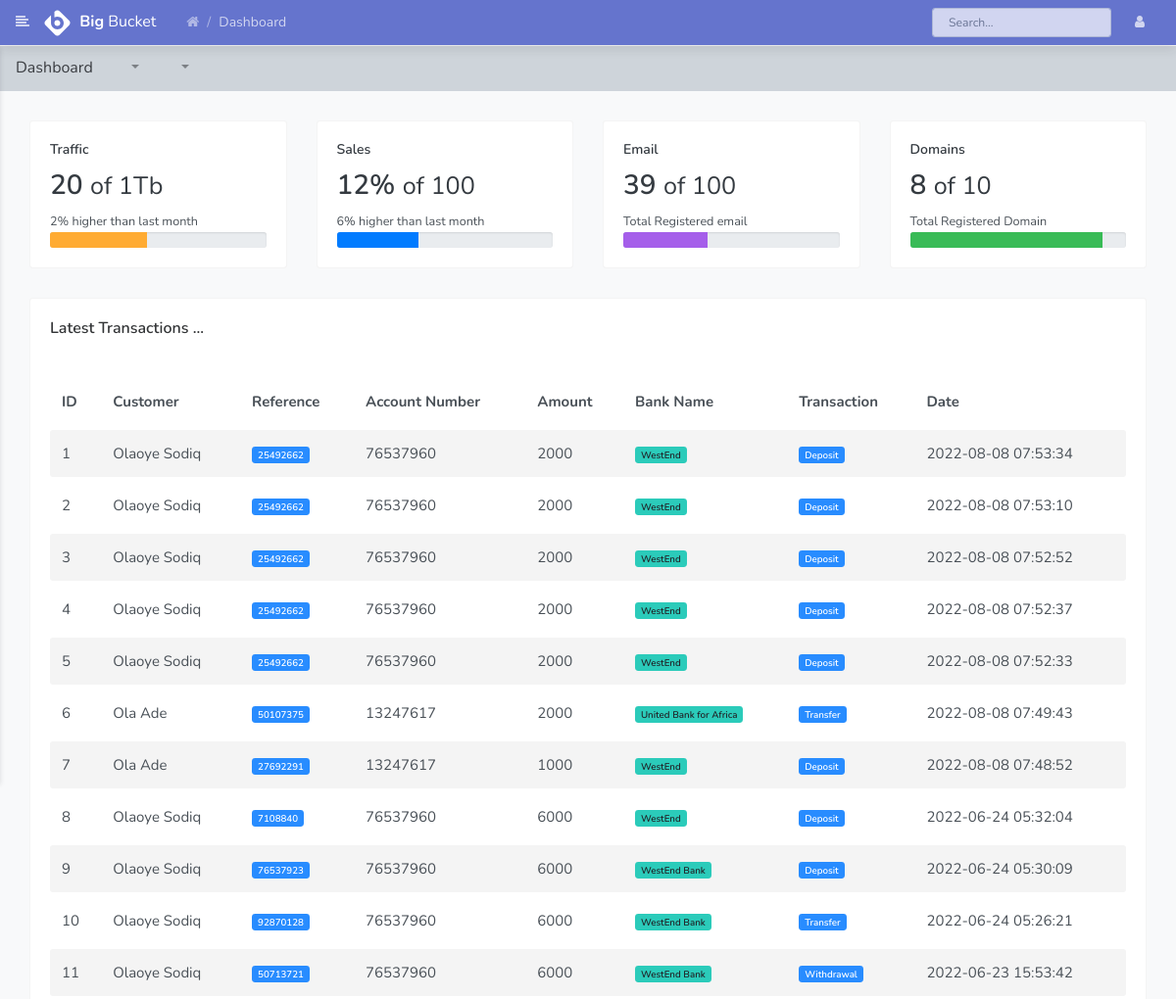
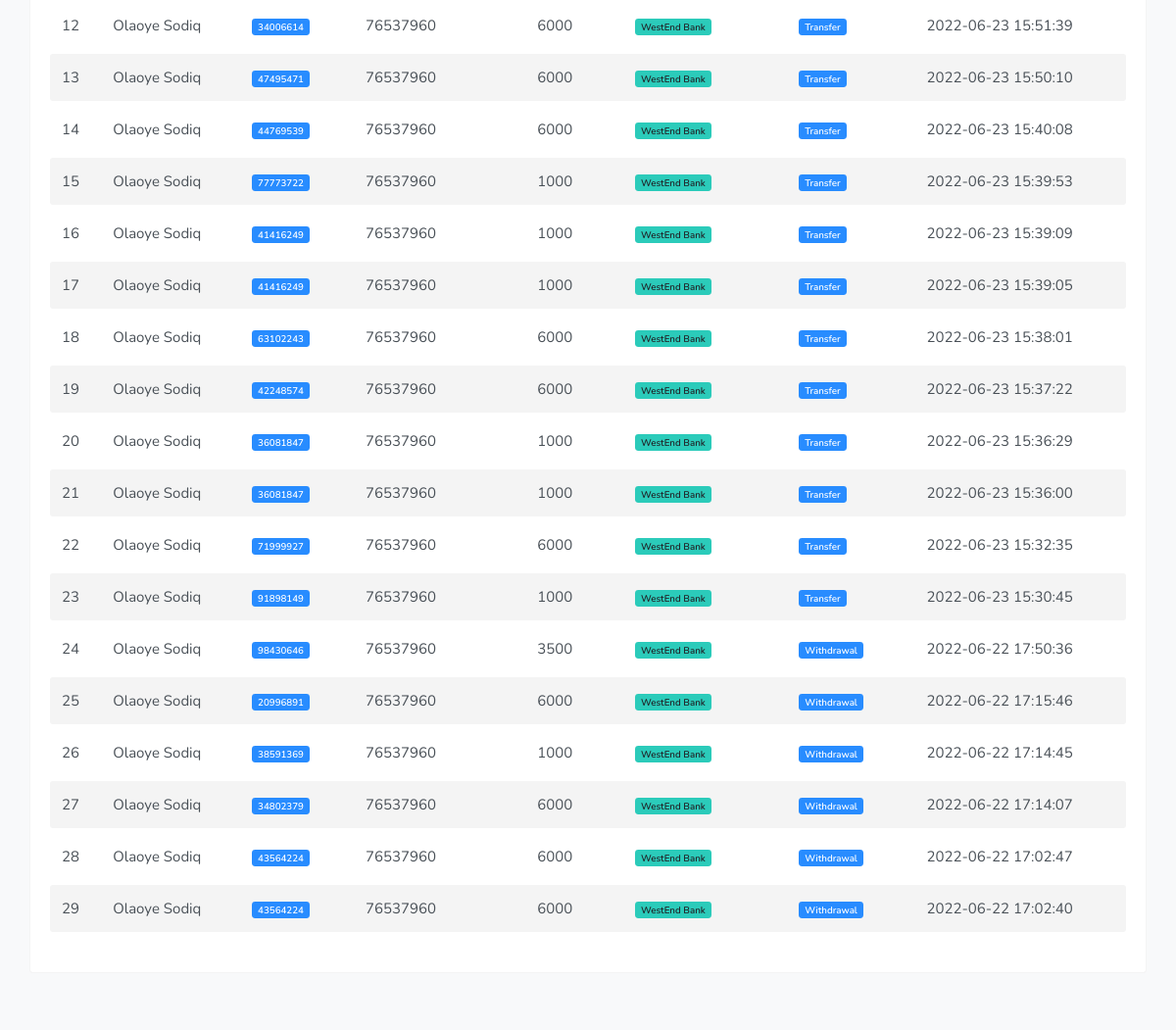
The app's page /user_dashboard (signed in) with its own data (2 pictures, top to bottom).
### tables this page shows
CREATE TABLE `transaction` (
  `id` int(11) NOT NULL,
  `user_id` varchar(255) DEFAULT NULL,
  `reference` varchar(255) DEFAULT NULL,
  `account_number` varchar(255) DEFAULT NULL,
  `amount` varchar(255) DEFAULT NULL,
  `bank_name` varchar(255) DEFAULT NULL,
  `trans_type` int(11) DEFAULT NULL,
  `created` timestamp NOT NULL DEFAULT current_timestamp()
);

CREATE TABLE `users` (
  `id` int(11) NOT NULL,
  `firstname` varchar(55) DEFAULT NULL,
  `lastname` varchar(55) DEFAULT NULL,
  `username` varchar(255) DEFAULT NULL,
  `email` varchar(255) DEFAULT NULL,
  `phone` varchar(30) DEFAULT NULL,
  `password` varchar(100) DEFAULT NULL,
  `role` int(2) DEFAULT NULL,
  `unique_id` int(11) DEFAULT NULL,
  `gender` varchar(55) DEFAULT NULL,
  `mstatus` varchar(55) DEFAULT NULL,
  `address` varchar(255) DEFAULT NULL,
  `status` tinyint(1) DEFAULT NULL COMMENT '0=inactive, 1=active',
  `created` timestamp NOT NULL DEFAULT current_timestamp()
);

### auth/conn.php (called while the page is built, shortened)
<?php
function dbConnect(){
    try{
        $username='root';
        $pass='';
        $con= new pdo("mysql:host=localhost; dbname=giditalcashsys", $username, $pass);
        $con->setAttribute(PDO::ATTR_ERRMODE, PDO::ERRMODE_EXCEPTION);
        return $con;
    } catch (PDOException $e) {
        echo 'ERROR', $e->getMessage();
    }
}
?>

### user_dashboard.php (the view, shortened to what this page needs)
<?php include 'head.php'; ?>
    <div class="page">
        <nav class="navbar navbar-expand-lg navbar-light bg-light">
            <a class="navbar-brand" href="javascript:void(0);">Dashboard</a>
            <div class="collapse navbar-collapse" id="navbarSupportedContent">
                <ul class="navbar-nav mr-auto">
                    <li class="nav-item dropdown">
                        <a class="nav-link dropdown-toggle" href="javascript:void(0);" role="button" data-toggle="dropdown" aria-haspopup="true" aria-expanded="false">&nbsp;</a>
                    </li>
                    <li class="nav-item dropdown">
                    </li>
                    <li class="nav-item dropdown">
                        <a class="nav-link dropdown-toggle" href="javascript:void(0);" role="button" data-toggle="dropdown" aria-haspopup="true" aria-expanded="false">&nbsp;</a>
                    </li>
                </ul>
            </div>
        </nav>
        <div class="container-fluid">
            <div class="row clearfix">
                <div class="col-lg-3 col-md-6 col-sm-12">
                    <div class="card widget_2 big_icon traffic">
                        <div class="body">
                            <h6>Traffic</h6>
                            <h2>20 <small class="info">of 1Tb</small></h2>
                            <small>2% higher than last month</small>
                            <div class="progress mb-0">
                                <div class="progress-bar bg-orange" role="progressbar" aria-valuenow="45" aria-valuemin="0" aria-valuemax="100" style="width: 45%;"></div>
                            </div>
                        </div>
                    </div>
                </div>
                <div class="col-lg-3 col-md-6 col-sm-12">
                    <div class="card widget_2 big_icon sales">
                        <div class="body">
                            <h6>Sales</h6>
                            <h2>12% <small class="info">of 100</small></h2>
                            <small>6% higher than last month</small>
                            <div class="progress mb-0">
                                <div class="progress-bar bg-blue" role="progressbar" aria-valuenow="38" aria-valuemin="0" aria-valuemax="100" style="width: 38%;"></div>
                            </div>
                        </div>
                    </div>
                </div>
                <div class="col-lg-3 col-md-6 col-sm-12">
                    <div class="card widget_2 big_icon email">
                        <div class="body">
                            <h6>Email</h6>
                            <h2>39 <small class="info">of 100</small></h2>
                            <small>Total Registered email</small>
                            <div class="progress mb-0">
                                <div class="progress-bar bg-purple" role="progressbar" aria-valuenow="39" aria-valuemin="0" aria-valuemax="100" style="width: 39%;"></div>
                            </div>
                        </div>
                    </div>
                </div>
                <div class="col-lg-3 col-md-6 col-sm-12">
                    <div class="card widget_2 big_icon domains">
                        <div class="body">
                            <h6>Domains</h6>
                            <h2>8 <small class="info">of 10</small></h2>
                            <small>Total Registered Domain</small>
                            <div class="progress mb-0">
                                <div class="progress-bar bg-green" role="progressbar" aria-valuenow="89" aria-valuemin="0" aria-valuemax="100" style="width: 89%;"></div>
                            </div>
                        </div>
                    </div>
                </div>
            </div>
            <div class="row clearfix">
                <div class="col-sm-12">
                    <div class="card">
                        <div class="header">
                            <h2>Latest Transactions ...</h2>
                        </div>
                        <div class="body">
                            <div class="table-responsive">
                                <table class="table table-hover c_table table-bordered table-striped table-hover js-basic-example dataTable">
                                    <thead>
                                        <tr>
                                            <tr>
                                                <th>ID</th>
                                                <th>Customer</th>
                                                <th>Reference</th>
                                                <th>Account Number</th>
                                                <th>Amount</th>
                                                <th>Bank Name</th>
                                                <th>Transaction</th>
                                                <th>Date</th>
                                            </tr>
                                        </tr>
                                    </thead>
                                    <tbody>
                                            <?php
                                            if($urole ==1 || $urole==2){
                                            $sql = dbConnect()->prepare("SELECT u.firstname, u.lastname, u.unique_id, t.user_id, t.reference, t.account_number, t.amount, t.bank_name, t.trans_type, t.created FROM transaction as t INNER JOIN users as u on u.unique_id=t.account_number ORDER BY t.id DESC");
                                                $sql->execute();
                                                $i =0;
                                                if($sql->rowcount() < 1){
                                                    echo "No record found ...";
                                                }else{
                                                while ($row = $sql->fetch()){
                                                    $i +=1;?>
                                            <tr>
                                                <td><?php echo $i; ?></td>
                                                <td><?php echo $row['firstname'].' '. $row['lastname']; ?> </td>
                                                <td><span class="badge badge-primary"><?php echo $row['reference']; ?> </span></td>
                                                <td><?php echo $row['account_number']; ?></td>
                                                <td><?php echo $row['amount']; ?></td>
                                                <td><span class="badge badge-info"><?php echo $row['bank_name']; ?> </span></td>
                                                <td><span class="badge badge-primary">
                                                    <?php
                                                    $type = '';
                                                    if($row['trans_type'] == 1){$type='Withdrawal';
                                                    }elseif($row['trans_type'] == 2){$type='Deposit';
                                                    }else{$type='Transfer';}
                                                    echo $type;
                                                    ?> </span> </td>
                                                <td><?php echo $row['created']; ?></td>
                                            </tr>
                                            <?php
                                                    }
                                                }
                                                }
                                            ?>
                                        </tbody>
                                </table>
                            </div>
                        </div>
                    </div>
                </div>
            </div>
        </div>
    </div>
</div>
</body>
</html>

### head.php (shortened to what this page needs)
<?php
if(!isset($_SESSION['email']) && !isset($_SESSION['password'])){
    echo "<script> alert('Oop!, you need to login');window.location='index'; </script>";
}else{
    include 'auth/conn.php';
    $urole = $_SESSION['role'];
    }
?>
<!DOCTYPE html>
<html lang="en">
<head>
<link rel="stylesheet" href="assets/vendor/themify-icons/themify-icons.css">
<link rel="stylesheet" href="assets/vendor/fontawesome/css/font-awesome.min.css">
<link rel="stylesheet" href="assets/vendor/charts-c3/plugin.css"/>
<link rel="stylesheet" href="assets/vendor/jvectormap/jquery-jvectormap-2.0.3.css"/>
<link rel="stylesheet" href="assets/css/main.css" type="text/css">
</head>
<body class="theme-indigo">
<nav class="navbar custom-navbar navbar-expand-lg py-2">
    <div class="container-fluid px-0">
        <a href="javascript:void(0);" class="menu_toggle"><i class="fa fa-align-left"></i></a>
        <a href="index.html" class="navbar-brand"><img src="assets/images/brand/icon.svg" alt="BigBucket" /> <strong>Big</strong> Bucket</a>
        <div id="navbar_main">
            <ul class="navbar-nav mr-auto hidden-xs">
                <li class="nav-item page-header">
                <ul class="breadcrumb">
                    <li class="breadcrumb-item"><a href="#"><i class="fa fa-home"></i></a></li>
                    <li class="breadcrumb-item active">Dashboard</li>
                </ul>
                </li>
            </ul>
            <ul class="navbar-nav ml-auto">
                <li class="nav-item hidden-xs">
                    <form class="form-inline main_search">
                        <input class="form-control form-control-sm mr-sm-2" type="search" placeholder="Search..." aria-label="Search">
                    </form>
                </li>
                <li class="nav-item dropdown">
                    <a class="nav-link nav-link-icon" href="javascript:void(0);" id="navbar_1_dropdown_3" role="button" data-toggle="dropdown" aria-haspopup="true" aria-expanded="false"><i class="fa fa-user"></i></a>
                </li>
            </ul>
        </div>
    </div>
</nav>
<div class="main_content" id="main-content">

### records on screen
transaction: users.firstname "Olaoye", users.lastname "Sodiq", reference "25492662", account_number "76537960", amount "2000", bank_name "WestEnd", trans_type "Deposit", created "2022-08-08 07:53:34"
transaction: users.firstname "Olaoye", users.lastname "Sodiq", reference "25492662", account_number "76537960", amount "2000", bank_name "WestEnd", trans_type "Deposit", created "2022-08-08 07:53:10"
transaction: users.firstname "Olaoye", users.lastname "Sodiq", reference "25492662", account_number "76537960", amount "2000", bank_name "WestEnd", trans_type "Deposit", created "2022-08-08 07:52:52"
transaction: users.firstname "Olaoye", users.lastname "Sodiq", reference "25492662", account_number "76537960", amount "2000", bank_name "WestEnd", trans_type "Deposit", created "2022-08-08 07:52:37"
transaction: users.firstname "Olaoye", users.lastname "Sodiq", reference "25492662", account_number "76537960", amount "2000", bank_name "WestEnd", trans_type "Deposit", created "2022-08-08 07:52:33"
transaction: users.firstname "Ola", users.lastname "Ade", reference "50107375", account_number "13247617", amount "2000", bank_name "United Bank for Africa", trans_type "Transfer", created "2022-08-08 07:49:43"
transaction: users.firstname "Ola", users.lastname "Ade", reference "27692291", account_number "13247617", amount "1000", bank_name "WestEnd", trans_type "Deposit", created "2022-08-08 07:48:52"
transaction: users.firstname "Olaoye", users.lastname "Sodiq", reference "7108840", account_number "76537960", amount "6000", bank_name "WestEnd", trans_type "Deposit", created "2022-06-24 05:32:04"
transaction: users.firstname "Olaoye", users.lastname "Sodiq", reference "76537923", account_number "76537960", amount "6000", bank_name "WestEnd Bank", trans_type "Deposit", created "2022-06-24 05:30:09"
transaction: users.firstname "Olaoye", users.lastname "Sodiq", reference "92870128", account_number "76537960", amount "6000", bank_name "WestEnd Bank", trans_type "Transfer", created "2022-06-24 05:26:21"
transaction: users.firstname "Olaoye", users.lastname "Sodiq", reference "50713721", account_number "76537960", amount "6000", bank_name "WestEnd Bank", trans_type "Withdrawal", created "2022-06-23 15:53:42"
transaction: users.firstname "Olaoye", users.lastname "Sodiq", reference "34006614", account_number "76537960", amount "6000", bank_name "WestEnd Bank", trans_type "Transfer", created "2022-06-23 15:51:39"
transaction: users.firstname "Olaoye", users.lastname "Sodiq", reference "47495471", account_number "76537960", amount "6000", bank_name "WestEnd Bank", trans_type "Transfer", created "2022-06-23 15:50:10"
transaction: users.firstname "Olaoye", users.lastname "Sodiq", reference "44769539", account_number "76537960", amount "6000", bank_name "WestEnd Bank", trans_type "Transfer", created "2022-06-23 15:40:08"
transaction: users.firstname "Olaoye", users.lastname "Sodiq", reference "77773722", account_number "76537960", amount "1000", bank_name "WestEnd Bank", trans_type "Transfer", created "2022-06-23 15:39:53"
transaction: users.firstname "Olaoye", users.lastname "Sodiq", reference "41416249", account_number "76537960", amount "1000", bank_name "WestEnd Bank", trans_type "Transfer", created "2022-06-23 15:39:09"
transaction: users.firstname "Olaoye", users.lastname "Sodiq", reference "41416249", account_number "76537960", amount "1000", bank_name "WestEnd Bank", trans_type "Transfer", created "2022-06-23 15:39:05"
transaction: users.firstname "Olaoye", users.lastname "Sodiq", reference "63102243", account_number "76537960", amount "6000", bank_name "WestEnd Bank", trans_type "Transfer", created "2022-06-23 15:38:01"
transaction: users.firstname "Olaoye", users.lastname "Sodiq", reference "42248574", account_number "76537960", amount "6000", bank_name "WestEnd Bank", trans_type "Transfer", created "2022-06-23 15:37:22"
transaction: users.firstname "Olaoye", users.lastname "Sodiq", reference "36081847", account_number "76537960", amount "1000", bank_name "WestEnd Bank", trans_type "Transfer", created "2022-06-23 15:36:29"
transaction: users.firstname "Olaoye", users.lastname "Sodiq", reference "36081847", account_number "76537960", amount "1000", bank_name "WestEnd Bank", trans_type "Transfer", created "2022-06-23 15:36:00"
transaction: users.firstname "Olaoye", users.lastname "Sodiq", reference "71999927", account_number "76537960", amount "6000", bank_name "WestEnd Bank", trans_type "Transfer", created "2022-06-23 15:32:35"
transaction: users.firstname "Olaoye", users.lastname "Sodiq", reference "91898149", account_number "76537960", amount "1000", bank_name "WestEnd Bank", trans_type "Transfer", created "2022-06-23 15:30:45"
transaction: users.firstname "Olaoye", users.lastname "Sodiq", reference "98430646", account_number "76537960", amount "3500", bank_name "WestEnd Bank", trans_type "Withdrawal", created "2022-06-22 17:50:36"
transaction: users.firstname "Olaoye", users.lastname "Sodiq", reference "20996891", account_number "76537960", amount "6000", bank_name "WestEnd Bank", trans_type "Withdrawal", created "2022-06-22 17:15:46"
transaction: users.firstname "Olaoye", users.lastname "Sodiq", reference "38591369", account_number "76537960", amount "1000", bank_name "WestEnd Bank", trans_type "Withdrawal", created "2022-06-22 17:14:45"
transaction: users.firstname "Olaoye", users.lastname "Sodiq", reference "34802379", account_number "76537960", amount "6000", bank_name "WestEnd Bank", trans_type "Withdrawal", created "2022-06-22 17:14:07"
transaction: users.firstname "Olaoye", users.lastname "Sodiq", reference "43564224", account_number "76537960", amount "6000", bank_name "WestEnd Bank", trans_type "Withdrawal", created "2022-06-22 17:02:47"
transaction: users.firstname "Olaoye", users.lastname "Sodiq", reference "43564224", account_number "76537960", amount "6000", bank_name "WestEnd Bank", trans_type "Withdrawal", created "2022-06-22 17:02:40"
